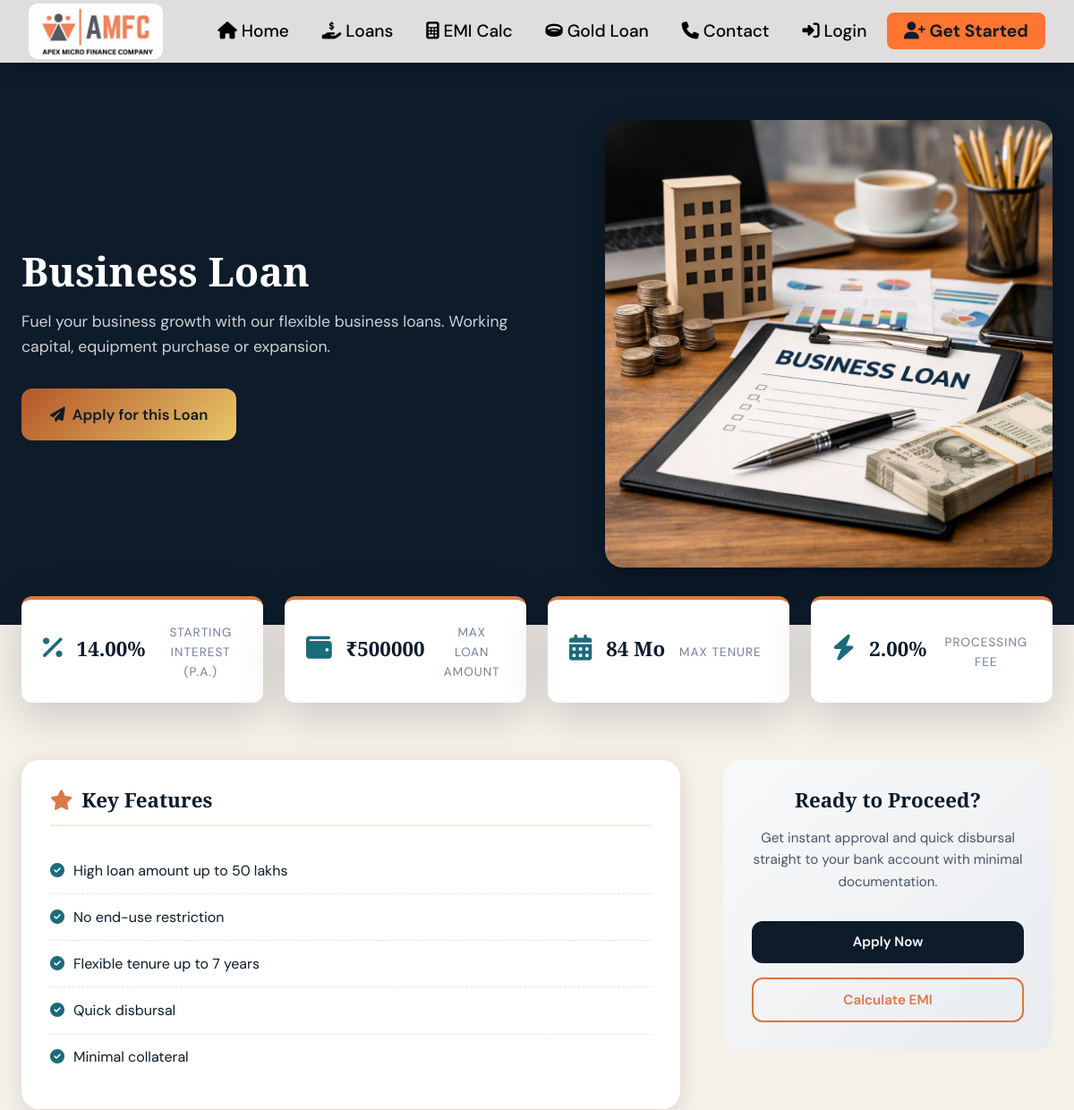
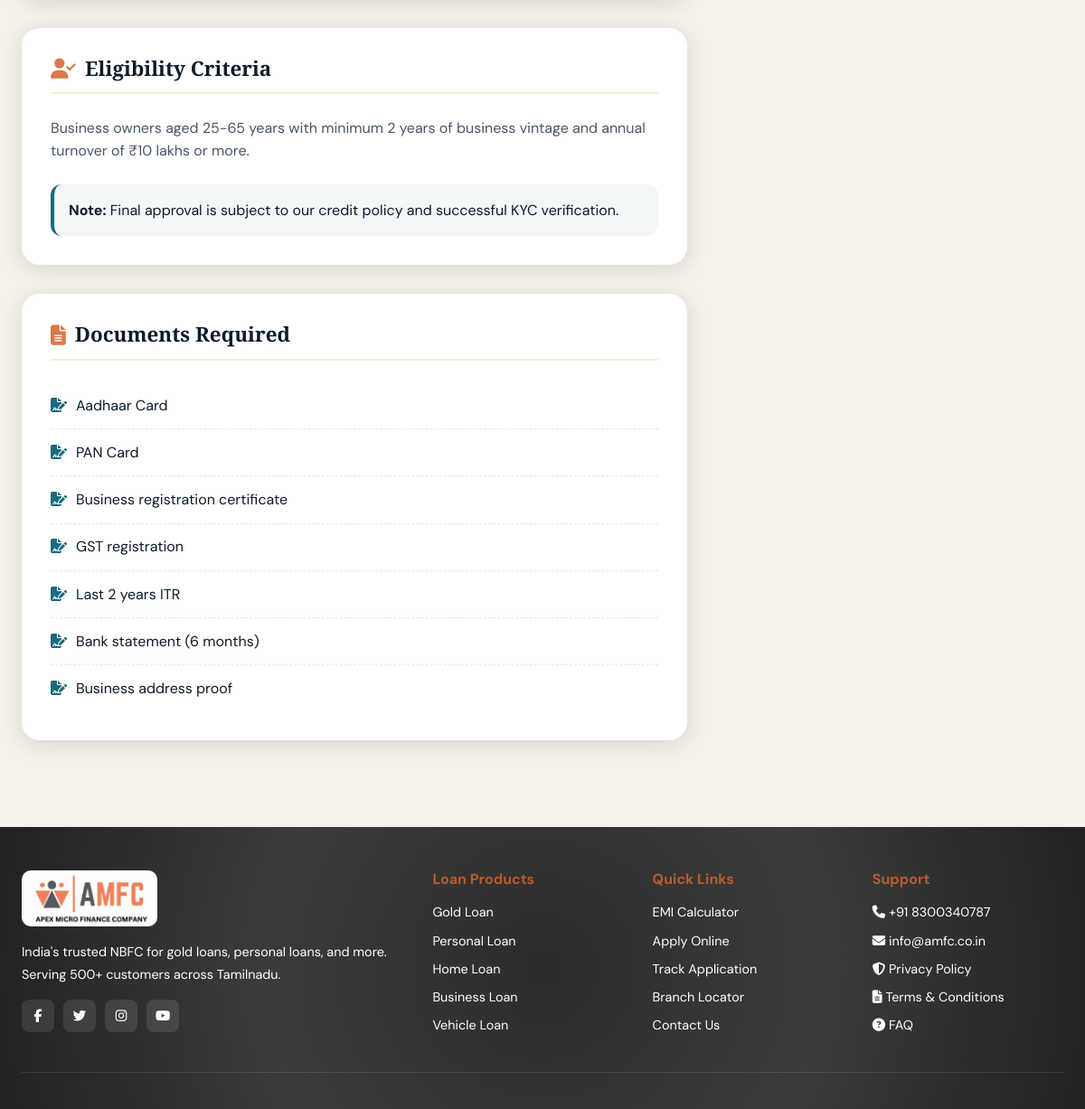
Page /loans/2/ on the committed database (2 pictures, top to bottom).
### finance_app/models.py (models this page shows, shortened)
class LoanProduct(models.Model):
    name                = models.CharField(max_length=200)
    loan_type           = models.CharField(max_length=20, choices=LoanType.choices)
    min_amount          = models.DecimalField(max_digits=12, decimal_places=2)
    max_amount          = models.DecimalField(max_digits=12, decimal_places=2)
    min_tenure_months   = models.IntegerField()
    max_tenure_months   = models.IntegerField()
    base_interest_rate  = models.DecimalField(max_digits=5, decimal_places=2,
                            help_text="Annual interest rate %")
    processing_fee_pct  = models.DecimalField(max_digits=5, decimal_places=2, default=1.0,
                            help_text="Processing fee as % of loan amount")
    prepayment_penalty  = models.DecimalField(max_digits=5, decimal_places=2, default=2.0)
    description         = models.TextField()
    features            = models.JSONField(default=list, help_text='["Feature 1", "Feature 2"]')
    eligibility         = models.TextField()
    documents_required  = models.JSONField(default=list)
    is_active           = models.BooleanField(default=True)
    icon                = models.CharField(max_length=50, default='💰')
    created_at          = models.DateTimeField(auto_now_add=True)
    class Meta:
        ordering = ['loan_type', 'name']

### finance_app/views.py (the view)
# urls.py: path('loans/<int:pk>/',     views.loan_product_detail, name='loan_product_detail'),
def loan_product_detail(request, pk):
    product = get_object_or_404(LoanProduct, pk=pk, is_active=True)
    return render(request, 'finance_app/loan_product_detail.html', {'product': product})

### finance_app/templates/finance_app/loan_product_detail.html (shortened to what this page needs)
{% extends 'finance_app/base.html' %}
{% load static %}
{% block content %}
<div class="detail-hero">
  <div class="container detail-hero-content animate-fade-up">
    <div class="detail-hero-text">
      <h1>{{ product.name }}</h1>
      <p>{{ product.description }}</p>
      <a href="{% url 'apply_loan_product' product.pk %}" class="btn btn-primary btn-lg">
        <i class="fas fa-paper-plane"></i> Apply for this Loan
      </a>
    </div>
    <div class="detail-hero-image">
      {% if product.loan_type == 'GOLD' %}
        <img src="{% static 'images/goldchain.png' %}" alt="{{ product.name }}" class="detail-banner-img">
      {% elif product.loan_type == 'PERSONAL' %}
        <img src="{% static 'images/personal.jpg' %}" alt="{{ product.name }}" class="detail-banner-img">
      {% elif product.loan_type == 'HOME' %}
        <img src="{% static 'images/home.jpeg' %}" alt="{{ product.name }}" class="detail-banner-img">
      {% elif product.loan_type == 'BUSINESS' %}
        <img src="{% static 'images/bussiness.png' %}" alt="{{ product.name }}" class="detail-banner-img">
      {% elif product.loan_type == 'VEHICLE' %}
        <img src="{% static 'images/vehicle.jpg' %}" alt="{{ product.name }}" class="detail-banner-img">
      {% elif product.loan_type == 'EDUCATION' %}
        <img src="{% static 'images/education.jpg' %}" alt="{{ product.name }}" class="detail-banner-img">
      {% elif product.loan_type == 'MICRO' %}
        <img src="{% static 'images/family.png' %}" alt="{{ product.name }}" class="detail-banner-img">
      {% else %}
        <img src="{% static 'images/amfc.jpeg' %}" alt="{{ product.name }}" class="detail-banner-img">
      {% endif %}
    </div>
  </div>
</div>
<div class="container">
  <div class="key-stats animate-fade-up animate-delay-1">
    <div class="stat-card">
      <i class="fas fa-percent"></i>
      <div class="stat-value">{{ product.base_interest_rate }}%</div>
      <div class="stat-label">Starting Interest (p.a.)</div>
    </div>
    <div class="stat-card">
      <i class="fas fa-wallet"></i>
      <div class="stat-value">₹{{ product.max_amount|floatformat:0 }}</div>
      <div class="stat-label">Max Loan Amount</div>
    </div>
    <div class="stat-card">
      <i class="fas fa-calendar-alt"></i>
      <div class="stat-value">{{ product.max_tenure_months }} Mo</div>
      <div class="stat-label">Max Tenure</div>
    </div>
    <div class="stat-card">
      <i class="fas fa-bolt"></i>
      <div class="stat-value">{{ product.processing_fee_pct }}%</div>
      <div class="stat-label">Processing Fee</div>
    </div>
  </div>
  <div class="detail-section animate-fade-up animate-delay-2">
    <div class="content-grid">
      <div>
        <div class="info-block">
          <h3><i class="fas fa-star"></i> Key Features</h3>
          <ul class="info-list">
            {% for feature in product.features %}
            <li><i class="fas fa-check-circle"></i> <span>{{ feature }}</span></li>
            {% empty %}
            <li><i class="fas fa-info-circle"></i> <span>Contact branch for specific features.</span></li>
            {% endfor %}
          </ul>
        </div>
        <div class="info-block">
          <h3><i class="fas fa-user-check"></i> Eligibility Criteria</h3>
          <p style="color:var(--text-mid); line-height: 1.6;">{{ product.eligibility|linebreaksbr }}</p>
          <div style="margin-top: 1.5rem; padding: 1rem; background: rgba(27,107,123,0.05); border-radius: var(--radius); border-left: 4px solid var(--teal);">
            <strong>Note:</strong> Final approval is subject to our credit policy and successful KYC verification.
          </div>
        </div>
        <div class="info-block">
          <h3><i class="fas fa-file-alt"></i> Documents Required</h3>
          <ul class="info-list">
            {% for doc in product.documents_required %}
            <li><i class="fas fa-file-signature"></i> <span>{{ doc }}</span></li>
            {% empty %}
            <li><i class="fas fa-file-signature"></i> <span>Aadhaar Card, PAN Card, and latest Photograph.</span></li>
            {% endfor %}
          </ul>
        </div>
      </div>
      <div>
        <div class="action-card">
          <h3>Ready to Proceed?</h3>
          <p>Get instant approval and quick disbursal straight to your bank account with minimal documentation.</p>
          <a href="{% url 'apply_loan_product' product.pk %}" class="btn btn-navy" style="width:100%; justify-content:center; margin-bottom: 1rem;">
            Apply Now
          </a>
          <a href="{% url 'emi_calculator' %}?principal={{ product.min_amount }}&rate={{ product.base_interest_rate }}&tenure={{ product.min_tenure_months }}" class="btn btn-outline" style="width:100%; justify-content:center;">
            Calculate EMI
          </a>
        </div>
      </div>
    </div>
  </div>
</div>
{% endblock %}

### finance_app/templates/finance_app/base.html (style rules this page uses)
:root { --navy: #0D1B2A; --navy-light: #393939; --gold: #d46128d8; --gold-light: #e8c86a; --teal: #1B6B7B; --teal-light: #2a8fa5; --cream: #F5F0E8; --cream-dark: #ece4d4; --white: #ffffff; --success: #2d7a4f; --danger: #b91c1c; --text-dark: #0D1B2A; --text-mid: #4a5568; --text-light: #718096; --shadow: 0 4px 24px rgba(13,27,42,0.12); --shadow-lg: 0 12px 48px rgba(13,27,42,0.2); --radius: 12px; --radius-lg: 20px; --transition: 0.3s cubic-bezier(0.4, 0, 0.2, 1); }
*, *::before, *::after { box-sizing: border-box; margin: 0; padding: 0; }
html { scroll-behavior: smooth; }
body { font-family: 'DM Sans', sans-serif; background: var(--cream); color: var(--text-dark); line-height: 1.6; overflow-x: hidden; }
h1,h2,h3,h4 { font-family: 'Playfair Display', serif; line-height: 1.2; }
h1 { font-size: clamp(2.2rem, 5vw, 3.5rem); font-weight: 900; }
h3 { font-size: 1.4rem; font-weight: 700; }
.btn { display: inline-flex; align-items: center; gap: 8px; padding: 0.7rem 1.5rem; border: none; border-radius: var(--radius); font-family: 'DM Sans', sans-serif; font-weight: 600; font-size: 0.95rem; cursor: pointer; text-decoration: none; transition: var(--transition); }
.btn-primary { background: linear-gradient(135deg, var(--gold), var(--gold-light)); color: var(--navy); }
.btn-navy { background: var(--navy); color: var(--white); }
.btn-outline { background: transparent; border: 2px solid var(--gold); color: var(--gold); }
.btn-lg { padding: 1rem 2rem; font-size: 1.05rem; }
.stat-card { background: var(--white); border-radius: var(--radius-lg); padding: 1.5rem; box-shadow: var(--shadow); display: flex; align-items: center; gap: 1rem; transition: var(--transition); position: relative; overflow: hidden; }
.stat-card::before { content: ''; position: absolute; top: 0; left: 0; width: 4px; height: 100%; }
.stat-value { font-size: 1.8rem; font-weight: 700; font-family: 'Playfair Display', serif; }
.stat-label { color: var(--text-light); font-size: 0.85rem; margin-top: 2px; }
.container { max-width: 1200px; margin: 0 auto; padding: 0 1.5rem; }
.animate-fade-up { animation: fadeInUp 0.7s ease both; }
.animate-delay-1 { animation-delay: 0.1s; }
.animate-delay-2 { animation-delay: 0.2s; }

### rows in the picture
LoanProduct: name "Business Loan", description "Fuel your business growth with our flexible business loans. Working capital, equipment purchase or expansion.", base_interest_rate "14.00", max_amount "500000", max_tenure_months "84", processing_fee_pct "2.00", eligibility "Business owners aged 25-65 years with minimum 2 years of business vintage and annual turnover of ₹10 lakhs or more."

### other values in the picture
{{ feature }} "High loan amount up to 50 lakhs" "No end-use restriction" "Flexible tenure up to 7 years" "Quick disbursal" "Minimal collateral"
{{ doc }} "Aadhaar Card" "PAN Card" "Business registration certificate" "GST registration" "Last 2 years ITR" "Bank statement (6 months)" "Business address proof"
